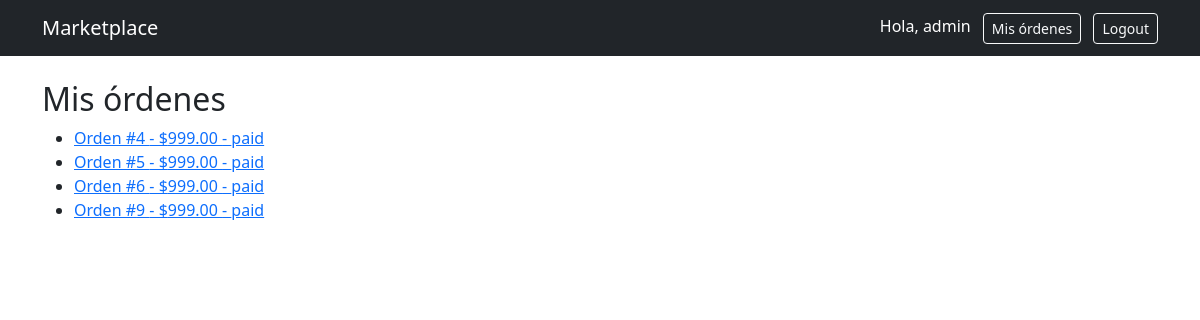
The page /orders/ (signed in) on the database as committed earlier.
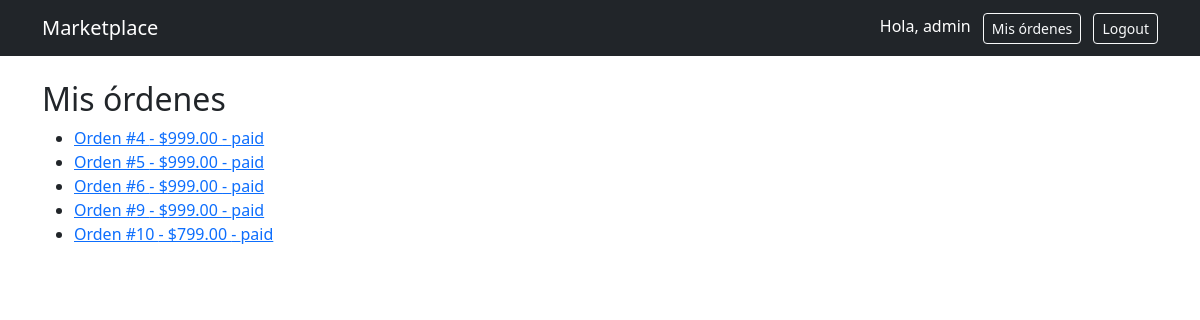
The same page on the database as committed later.
### accounts/models.py (models this page shows)
class User(AbstractUser):
    ROLE_CHOICES = (
        ('buyer', 'Buyer'),
        ('artist', 'Artist'),
    )
    role = models.CharField(max_length=10, choices=ROLE_CHOICES, default='buyer')

### orders/models.py (models this page shows, shortened)
class Order(models.Model):
    STATUS_CHOICES = (
        ('pending', 'Pending'),
        ('paid', 'Paid'),
        ('shipped', 'Shipped'),
    )
    user = models.ForeignKey(User, on_delete=models.CASCADE)
    status = models.CharField(max_length=10, choices=STATUS_CHOICES, default='pending')
    total = models.DecimalField(max_digits=10, decimal_places=2)
    shipping_address = models.TextField()
    tracking_number = models.CharField(max_length=100, blank=True, null=True)

### orders/views.py (the view)
# urls.py: path('', views.order_list, name='order_list'),
@login_required
def order_list(request):
    orders = Order.objects.filter(user=request.user)
    return render(request, 'orders/list.html', {'orders': orders})

### orders/templates/orders/list.html
{% extends "base.html" %}
{% block content %}
<h2>Mis órdenes</h2>
<ul>
    {% for order in orders %}
        <li>
            <a href="{% url 'order_detail' order.id %}">
                Orden #{{ order.id }} - ${{ order.total }} - {{ order.status }}
            </a>
        </li>
    {% empty %}
        <li>No tienes órdenes</li>
    {% endfor %}
</ul>
{% endblock %}

### templates/base.html (shortened to what this page needs)
<!DOCTYPE html>
<html lang="es">
<head>
    <link href="https://cdn.jsdelivr.net/npm/bootstrap@5.3.0/dist/css/bootstrap.min.css" rel="stylesheet">
</head>
<body>
<nav class="navbar navbar-expand-lg navbar-dark bg-dark">
    <div class="container">
        <a class="navbar-brand" href="/">Marketplace</a>
        <div>
            {% if user.is_authenticated %}
                <span class="text-white me-2">Hola, {{ user.username }}</span>
                <a class="btn btn-outline-light btn-sm me-2" href="{% url 'order_list' %}">Mis órdenes</a>
                <a class="btn btn-outline-light btn-sm" href="{% url 'logout' %}">Logout</a>
            {% else %}
                <a class="btn btn-outline-light btn-sm me-2" href="{% url 'login' %}">Login</a>
                <a class="btn btn-light btn-sm" href="{% url 'register' %}">Registro</a>
            {% endif %}
        </div>
    </div>
</nav>
<div class="container mt-4">
    {% block content %}
    {% endblock %}
</div>
</body>
</html>

Rows that differ between the two databases and show on the page:
added Order: id "10", total "799.00", status "paid"
